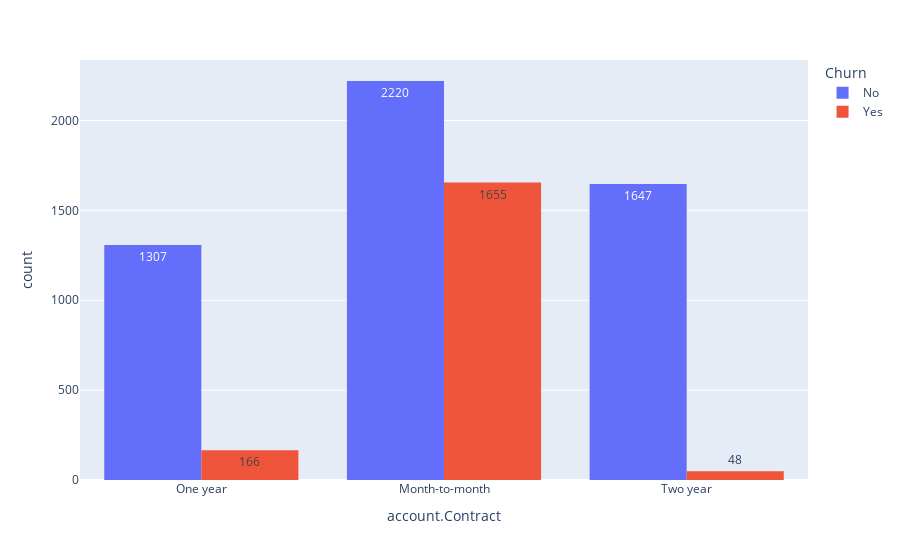

Source (notebook cell):
### Code cell
px.histogram(df_plano, x = 'account.Contract', text_auto = True, color = 'Churn', barmode = 'group')

### Figure 1 — Plotly figure (JSON) as saved in the notebook; plotly's stock layout.template omitted (floating-point values rounded to 4 significant figures; data arrays with more than 128 entries replaced by an {"elided": "..."} marker saying what was removed)
{"data": [{"alignmentgroup": "True", "bingroup": "x", "hovertemplate": "Churn=No<br>account.Contract=%{x}<br>count=%{y}<extra></extra>", "legendgroup": "No", "marker": {"color": "#636efa", "pattern": {"shape": ""}}, "name": "No", "offsetgroup": "No", "orientation": "v", "showlegend": true, "texttemplate": "%{value}", "type": "histogram", "x": {"elided": "5174 str values"}, "xaxis": "x", "yaxis": "y"}, {"alignmentgroup": "True", "bingroup": "x", "hovertemplate": "Churn=Yes<br>account.Contract=%{x}<br>count=%{y}<extra></extra>", "legendgroup": "Yes", "marker": {"color": "#EF553B", "pattern": {"shape": ""}}, "name": "Yes", "offsetgroup": "Yes", "orientation": "v", "showlegend": true, "texttemplate": "%{value}", "type": "histogram", "x": {"elided": "1869 str values"}, "xaxis": "x", "yaxis": "y"}], "layout": {"barmode": "group", "legend": {"title": {"text": "Churn"}, "tracegroupgap": 0}, "margin": {"t": 60}, "xaxis": {"anchor": "y", "domain": [0, 1], "title": {"text": "account.Contract"}}, "yaxis": {"anchor": "x", "domain": [0, 1], "title": {"text": "count"}}}}
